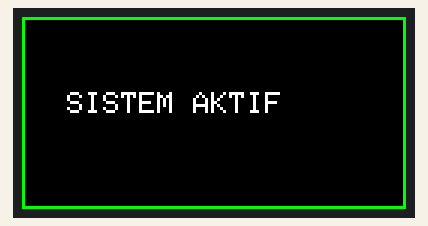
This sketch was run on a simulated ESP32. On the bench: 128×64 colour display.

Above: at 0.1 s.

The sketch:

HUB75_Driver.ino
```cpp
#include <ESP32-HUB75-MatrixPanel-I2S-DMA.h>

#define PANEL_RES_X 128
#define PANEL_RES_Y 64
#define PANEL_CHAIN 1

#define R1_PIN 25
#define G1_PIN 26
#define B1_PIN 27
#define R2_PIN 14
#define G2_PIN 12
#define B2_PIN 13
#define A_PIN  23
#define B_PIN  19
#define C_PIN  5
#define D_PIN  17
#define E_PIN  18
#define LAT_PIN 4
#define OE_PIN  15
#define CLK_PIN 16

MatrixPanel_I2S_DMA *dma_display = nullptr;

void setup() {
  Serial.begin(115200);

  HUB75_I2S_CFG mxconfig(
    PANEL_RES_X,
    PANEL_RES_Y,
    PANEL_CHAIN
  );

  mxconfig.gpio.r1 = R1_PIN;   mxconfig.gpio.g1 = G1_PIN;   mxconfig.gpio.b1 = B1_PIN;
  mxconfig.gpio.r2 = R2_PIN;   mxconfig.gpio.g2 = G2_PIN;   mxconfig.gpio.b2 = B2_PIN;
  mxconfig.gpio.a  = A_PIN;    mxconfig.gpio.b  = B_PIN;    mxconfig.gpio.c  = C_PIN;
  mxconfig.gpio.d  = D_PIN;    mxconfig.gpio.e  = E_PIN;
  mxconfig.gpio.lat = LAT_PIN; mxconfig.gpio.oe = OE_PIN;   mxconfig.gpio.clk = CLK_PIN;

  // FM6373D panel konfigurasyonu
  mxconfig.driver = HUB75_I2S_CFG::FM6126A;
  mxconfig.clkphase = false;
  mxconfig.i2sspeed = HUB75_I2S_CFG::HZ_10M;

  dma_display = new MatrixPanel_I2S_DMA(mxconfig);
  dma_display->begin();
  dma_display->setBrightness8(128);

  // Test ekrani
  dma_display->fillScreen(dma_display->color565(0, 0, 0));
  dma_display->drawRect(0, 0, dma_display->width(), dma_display->height(), dma_display->color565(0, 255, 0));
  dma_display->setCursor(15, 25);
  dma_display->setTextColor(dma_display->color565(255, 255, 255));
  dma_display->print("SISTEM AKTIF");
}

void loop() {
  delay(100);
}
```
